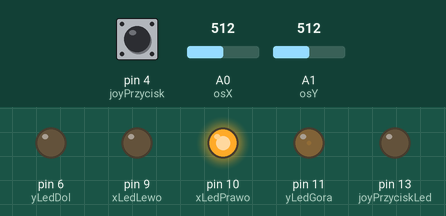
This sketch was run on a simulated Arduino Uno, built with avr-gcc and run on an emulated ATmega328P. Parts: output pins drawn as LEDs (lit = HIGH). The test bench sets the inputs (shaded band); at power-on: A1 (osY) = 512, A0 (osX) = 512, pin 4 (joyPrzycisk) HIGH.

Above: at 1.2 s.
1.3 s: A1 (osY) set to 716
At 2.0 s:
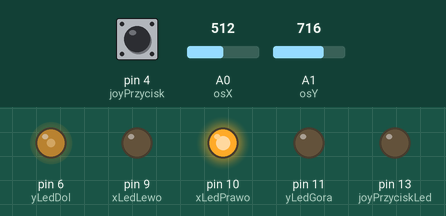
2.8 s: A0 (osX) set to 511
At 3.4 s:
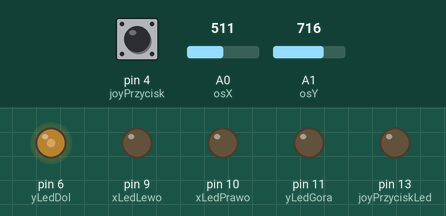
4.3 s: pin 4 (joyPrzycisk) pulled LOW for 0.15 s
At 4.39 s:
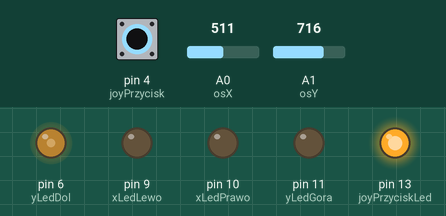
5.9 s: A1 (osY) set to 900
At 6.4 s:
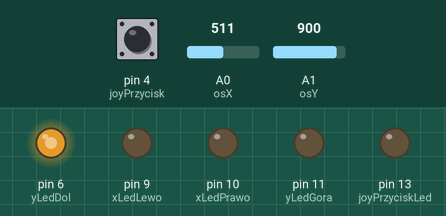
7.4 s: A0 (osX) set to 527
At 7.8 s:
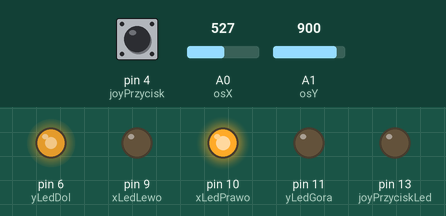
8.9 s: pin 4 (joyPrzycisk) pulled LOW for 1 s
At 9.2 s:
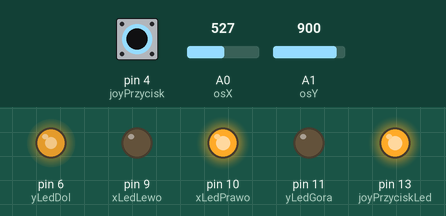
Timing chart, 0 to 11.9 s (numbered marks = the images above; inputs shaded):
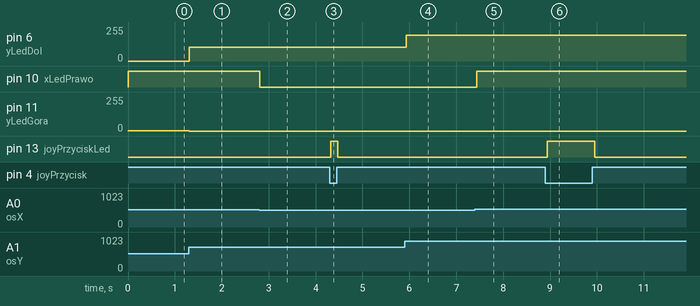

Measured:
- the behaviour switches between 512 and 511 on A0 (osX) (found by bisection; images 1 and 2)
- after the input at 1.3 s, pin 6 (yLedDol): 0/255 → 102/255 at once; pin 11 (yLedGora): 1/255 → 0/255 at once
- after the input at 2.8 s, pin 10 (xLedPrawo): HIGH → LOW at once
- after the input at 4.3 s, pin 13 (joyPrzyciskLed): LOW → HIGH at once, → LOW 0.15 s later
- after the input at 5.9 s, pin 6 (yLedDol): 102/255 → 194/255 at once
- after the input at 7.4 s, pin 10 (xLedPrawo): LOW → HIGH at once
- after the input at 8.9 s, pin 13 (joyPrzyciskLed): LOW → HIGH after 0.05 s, → LOW 1.0 s later

The sketch:

JoystickLED.ino
```cpp
/*
 Name:		JoystickLED.ino
 Created:	11/6/2021 3:48:50 PM
 Author:	kryst
*/

int osX = A0;
int osY = A1;
int joyPrzycisk = 4;
int xLedLewo = 9;
int xLedPrawo = 10;
int yLedGora = 11;
int yLedDol = 6;
int joyPrzyciskLed = 13;

void setup() {
    Serial.begin(9600);

    pinMode(osX, INPUT);
    pinMode(osY, INPUT);
    pinMode(joyPrzycisk, INPUT_PULLUP);

    pinMode(xLedLewo, OUTPUT);
    pinMode(xLedPrawo, OUTPUT);

    pinMode(yLedGora, OUTPUT);
    pinMode(yLedDol, OUTPUT);

    pinMode(joyPrzyciskLed, OUTPUT);
}

void loop() {
    int x = analogRead(osX);
    int y = analogRead(osY);

    if (x < 508)
    {
        int wartoscXLewo = (-1) * (x / 2) - 1;
        analogWrite(xLedLewo, wartoscXLewo);
    }
    else digitalWrite(xLedLewo, LOW);

    if (x > 511)
    {
        int wartoscXPrawo = x / 2;
        analogWrite(xLedPrawo, wartoscXPrawo);
    }
    else digitalWrite(xLedPrawo, LOW);


    if (y < 516)
    {
        int wartoscYGora = (-1) * (y / 2) - 1;
        // OGRANICZENIE WARTOSCI -1 do -255
        if (wartoscYGora < -255) wartoscYGora = -255;
        if (wartoscYGora > -1) wartoscYGora--;

        analogWrite(yLedGora, wartoscYGora);
    }
    else
    {
        digitalWrite(yLedGora, LOW);
    }
    if (y > 517)
    {
        int wartoscYDol = y / 2;
        analogWrite(yLedDol, wartoscYDol);
    }
    else
    {
        digitalWrite(yLedDol, LOW);
    }

    if (digitalRead(joyPrzycisk) == 0)
    {
        digitalWrite(joyPrzyciskLed, HIGH);
    }
    else
    {
        digitalWrite(joyPrzyciskLed, LOW);
    }
    delay(50);

}
```
